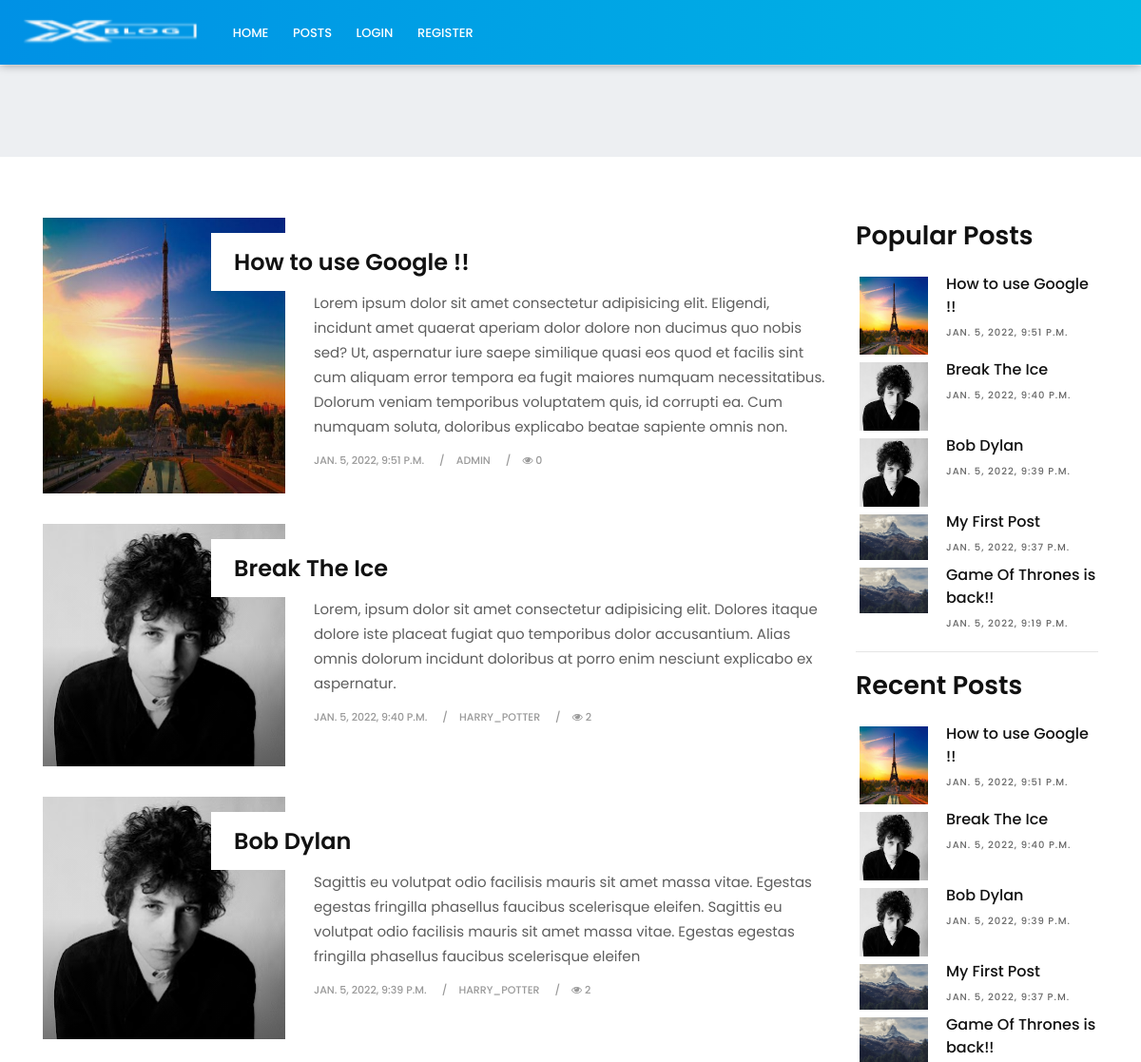
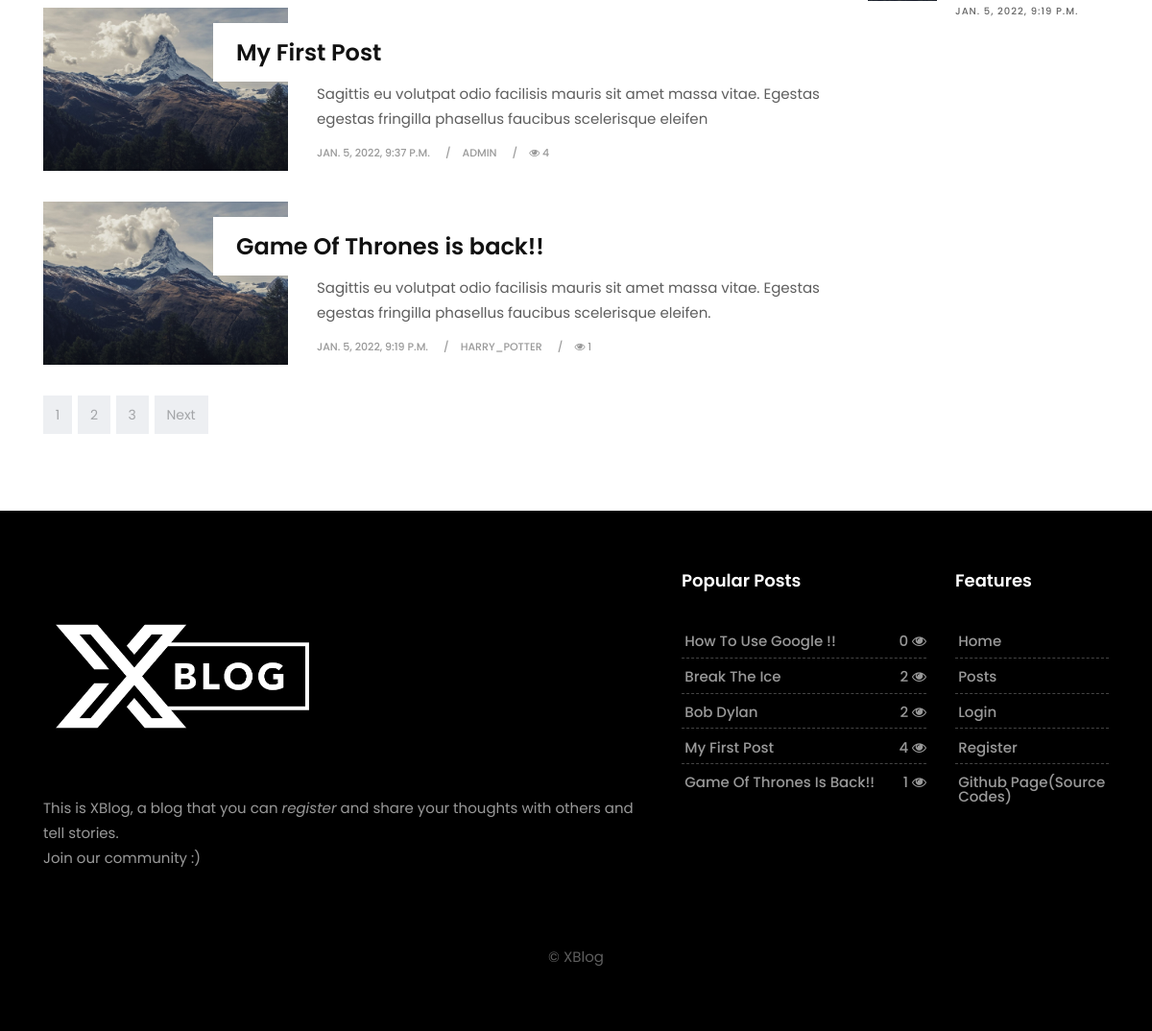
The app's page /posts/, older data (2 pictures, top to bottom).
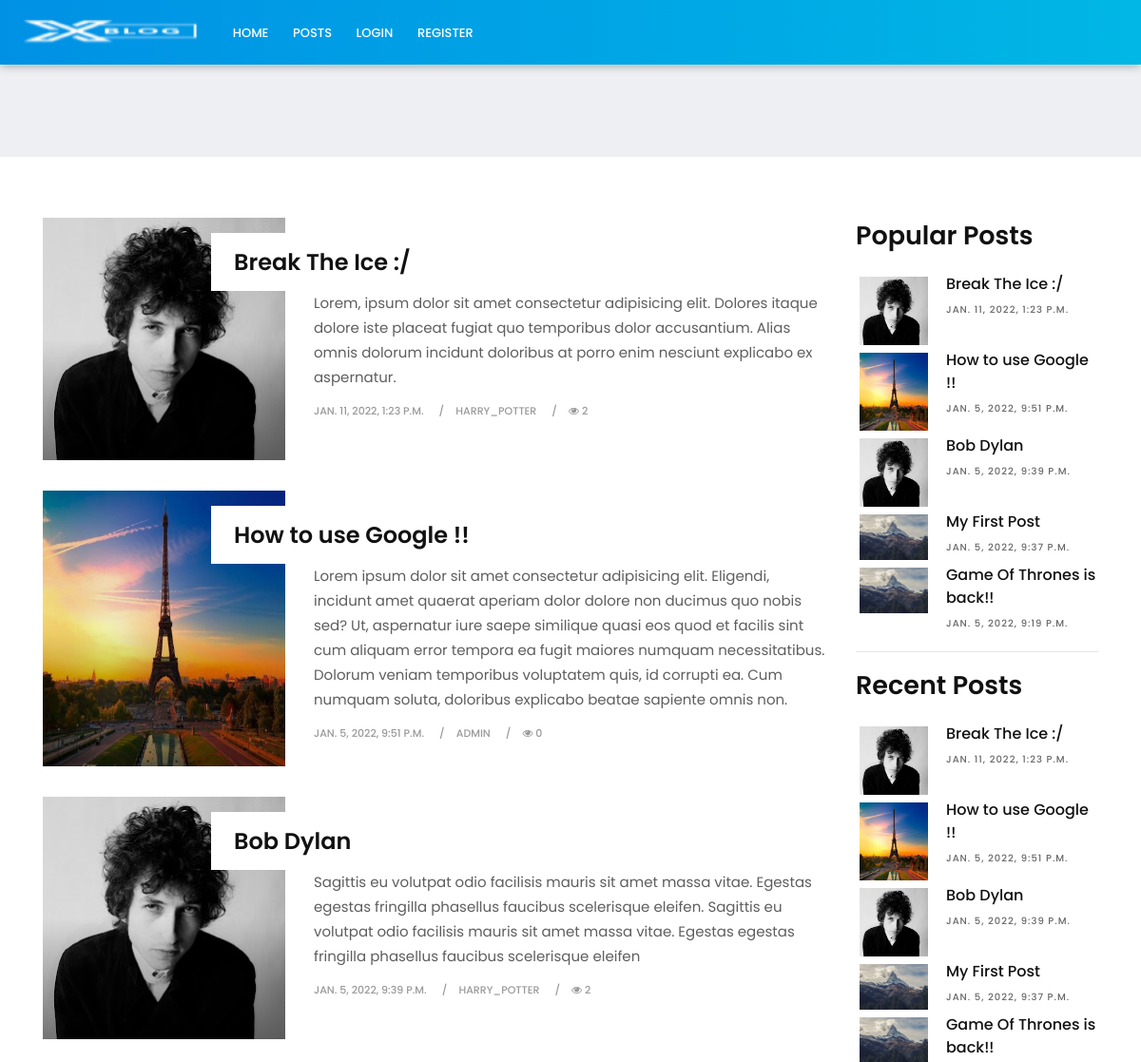
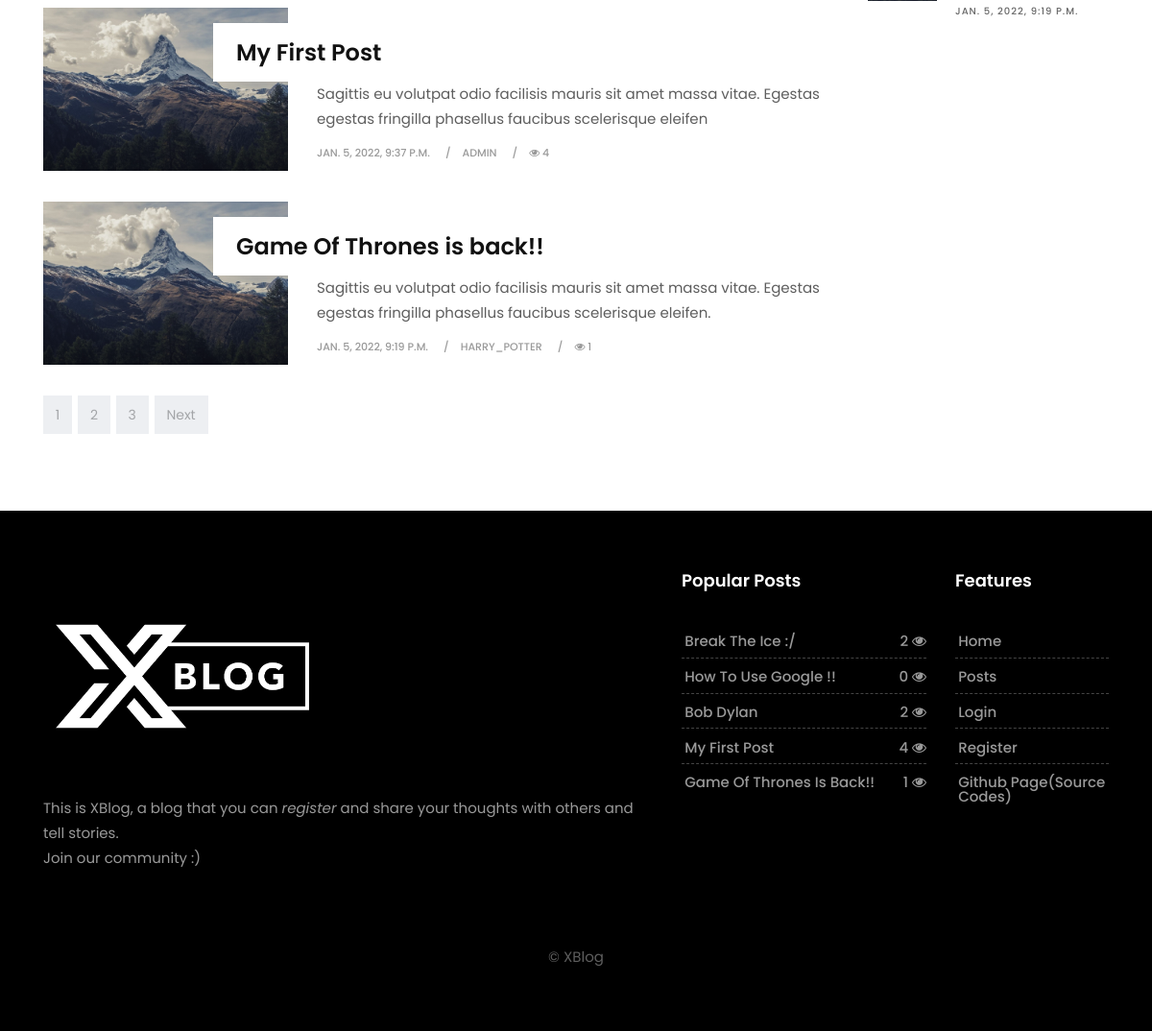
The same page, newer data (2 pictures, top to bottom).
### my_blog/models.py (models this page shows, shortened)
class Post(models.Model):
    author = models.ForeignKey(User, on_delete=models.CASCADE, related_name='posts')
    title = models.CharField(max_length=50)
    content = models.TextField(null=True) # content = Text Editor
    summary = models.TextField(null=True)
    views = models.PositiveIntegerField(default=0)
    is_promote = models.BooleanField(default=False)
    date = models.DateTimeField(auto_now=True)
    image_name = models.CharField(max_length=64, null=True, default='default.png')
    slug = models.SlugField(unique=True, db_index=True, null=True)

### my_blog/views.py (the view)
# urls.py: path("posts/", views.posts, name="posts"),
def posts(request):
    posts = Post.objects.all().order_by("-date")
    latest_posts = posts[:5]
    most_viewd_posts = posts.order_by("-views")[:5]
    all_most_viewd_posts = posts.order_by("-views")
    all_most_commented_posts = Post.objects.annotate(num_comment=Count('comments')).order_by('-num_comment')
    return render(request, 'my_blog/posts.html', context={
        "posts":posts,
        'latest_posts':latest_posts,
        'most_viewd_posts':most_viewd_posts,
        'all_most_viewd_posts':all_most_viewd_posts,
        'all_most_commented_posts':all_most_commented_posts,
    })

### my_blog/context_processors.py (called while the page is built)
def add_variable_to_base(request):
    posts = Post.objects.all().order_by("-views")[:5]
    return {
        'posts': posts
    }

### my_blog/templates/my_blog/posts.html (shortened to what the changed rows need)
{% extends 'my_blog/base.html' %}
{% load static %}
{% block content %}
  <section class="section">
    <div class="container">
        <div class="row">
            <div class="col-lg-9 col-md-12 col-sm-12 col-xs-12">
                <div class="page-wrapper">
                    <div class="blog-list clearfix">
                      {% for post in posts %}
                        <div class="blog-box row">
                          <div class="col-md-4">
                              <div class="post-media">
                                  <a href="{% url 'post_detail' post.slug%}" title="">
                                      <img src="{% static 'my_blog/images/'|add:post.image_name %}" alt="" class="img-fluid">
                                      <div class="hovereffect"></div>
                                  </a>
                              </div>
                          </div>
                          <div class="blog-meta big-meta col-md-8">
                              <h4><a href="{% url 'post_detail' post.slug%}" title="">{{post.title}}</a></h4>
                              <p>{{post.summary}}</p>
                              <small>{{post.date}}</small>
                              <small>{{post.author}}</small>
                              <small><i class="fa fa-eye"></i> {{post.views}}</small>
                            </div>
                          </div>
                        {% endfor %}
                    </div>
                </div>
            </div>
            <div class="col-lg-3 col-md-12 col-sm-12 col-xs-12">
                  <div class="widget">
                    <h2 class="widget-title">Popular Posts</h2>
                    <div class="blog-list-widget">
                        <div class="list-group">
                            {% for post in latest_posts %}
                                <a href="{% url 'post_detail' post.slug%}" class="list-group-item list-group-item-action flex-column align-items-start">
                                    <div class="w-100 last-item justify-content-between">
                                        <img src="{% static 'my_blog/images/'|add:post.image_name %}" alt="" class="img-fluid float-left">
                                        <h5 class="mb-1">{{post.title}}</h5>
                                        <small>{{post.date}}</small>
                                    </div>
                                </a>
                            {% endfor %}
                        </div>
                    </div>
                </div>
                <div class="widget">
                  <h2 class="widget-title">Recent Posts</h2>
                  <div class="blog-list-widget">
                      <div class="list-group">
                          {% for post in latest_posts %}
                              <a href="{% url 'post_detail' post.slug%}" class="list-group-item list-group-item-action flex-column align-items-start">
                                  <div class="w-100 last-item justify-content-between">
                                      <img src="{% static 'my_blog/images/'|add:post.image_name %}" alt="" class="img-fluid float-left">
                                      <h5 class="mb-1">{{post.title}}</h5>
                                      <small>{{post.date}}</small>
                                  </div>
                              </a>
                          {% endfor %}
                      </div>
                  </div>
              </div>
            </div>
        </div>
    </div>
  </section>
{% endblock content %}

### my_blog/templates/my_blog/base.html (shortened to what the changed rows need)
{% load static %}
<!DOCTYPE html>
<html lang="en">
<head>
        <link rel="stylesheet" href="https://maxcdn.bootstrapcdn.com/bootstrap/4.0.0/css/bootstrap.min.css">
        <link href="{% static 'my_blog/css/bootstrap.css' %}" rel="stylesheet">
        <link href="{% static 'my_blog/css/font-awesome.min.css' %}" rel="stylesheet">
        <link href="{% static 'my_blog/style.css' %}" rel="stylesheet">
        <link href="{% static 'my_blog/css/responsive.css' %}" rel="stylesheet">
        <link href="{% static 'my_blog/css/colors.css' %}" rel="stylesheet">
        <link href="{% static 'my_blog/css/version/tech.css' %}" rel="stylesheet">
</head>
<body>
        {% block content %}{% endblock content %}
        <footer class="footer">
            <div class="container">
                <div class="row">
                    <div class="col-lg-3 col-md-12 col-sm-12 col-xs-12">
                        <div class="widget">
                            <h2 class="widget-title">Popular Posts</h2>
                            <div class="link-widget">
                                <ul>
                                    {% for post in posts %}
                                        <li><a href="{% url 'post_detail' post.slug%}">{{post.title}} <span>{{post.views}} <i class="fa fa-eye"></i></span></a></li>
                                    {% endfor %}
                                </ul>
                            </div>
                        </div>
                    </div>
                    <div class="col-lg-2 col-md-12 col-sm-12 col-xs-12">
                        <div class="widget">
                            <h2 class="widget-title">Features</h2>
                        </div>
                    </div>
                </div>
            </div>
        </footer>
</body>
</html>

Row changes from the older to the newer data that the page shows:
changed Post: title "Break The Ice" → "Break The Ice :/"; date "JAN. 5, 2022, 9:40 P.M." → "JAN. 11, 2022, 1:23 P.M."; moves up the list
